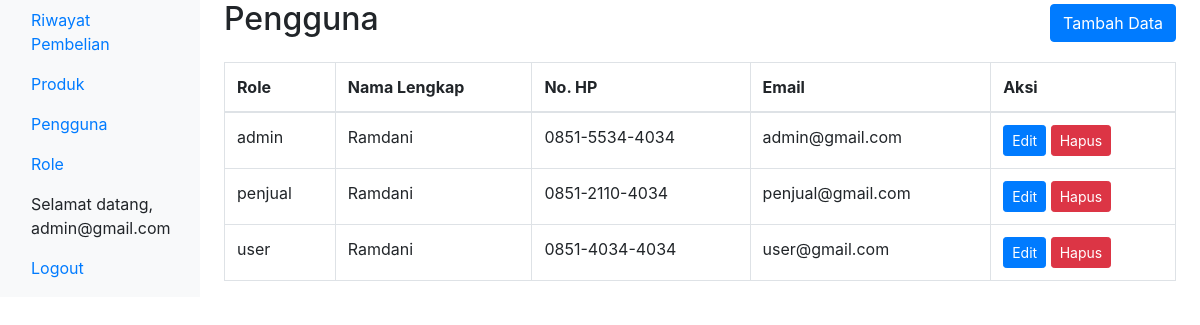
The page /admin/user.php (signed in) on the database its author committed.
### tables this page shows
CREATE TABLE `user` (
  `user_id` int(11) NOT NULL,
  `role_id` int(11) DEFAULT NULL,
  `nama_lengkap` varchar(100) DEFAULT NULL,
  `no_hp` varchar(20) DEFAULT NULL,
  `email` varchar(100) DEFAULT NULL,
  `password` varchar(10) DEFAULT NULL
);

CREATE TABLE `role` (
  `role_id` int(11) NOT NULL,
  `name` varchar(20) DEFAULT NULL
);

### admin/user.php (the view, shortened to what this page needs)
<?php
include '../connect.php';
$query = "SELECT * FROM user JOIN role ON user.role_id = role.role_id";
$datas = $conn->query($query);
?>
<!DOCTYPE html>
<html lang="en">
<head>
    <link rel="stylesheet" href="https://maxcdn.bootstrapcdn.com/bootstrap/4.0.0/css/bootstrap.min.css">
</head>
<body>
    <div class="container-fluid">
        <div class="row">
            <nav class="col-md-2 d-none d-md-block bg-light sidebar">
                <div class="sidebar-sticky">
                    <ul class="nav flex-column">
                        <li class="nav-item">
                            <a class="nav-link active" href="index.php">Riwayat Pembelian</a>
                        </li>
                        <li class="nav-item">
                            <a class="nav-link" href="produk.php">Produk</a>
                        </li>
                        <?php
                        if ($_SESSION['role_id'] == 1) {
                            echo "<li class='nav-item'>";
                            echo "<a class='nav-link' href='user.php'>Pengguna</a>";
                            echo "</li>";
                            echo "<li class='nav-item'>";
                            echo "<a class='nav-link' href='role.php'>Role</a>";
                            echo "</li>";
                        } else {
                            echo "";
                        }
                        ?>
                        <?php
                        if (isset($_SESSION['email'])) {
                            echo "<li class='nav-item'>";
                            echo "<span class='nav-link'>Selamat datang, " . $_SESSION['email'] . "</span>";
                            echo "</li>";
                            echo "<li class='nav-item'>";
                            echo "<a class='nav-link' href='../logout.php'>Logout</a>";
                            echo "</li>";
                        }
                        ?>
                    </ul>
                </div>
            </nav>
            <main role="main" class="col-md-9 ml-sm-auto col-lg-10 px-4">
                <div class="d-flex justify-content-between align-items-center">
                    <h2>Pengguna</h2>
                    <button type="button" class="btn btn-primary" data-toggle="modal" data-target="#tambahDataModal">
                        Tambah Data
                    </button>
                </div>
                <div class="table-responsive mt-3">
                    <table class="table table-bordered">
                        <thead>
                            <tr>
                                <th>Role</th>
                                <th>Nama Lengkap</th>
                                <th>No. HP</th>
                                <th>Email</th>
                                <th>Aksi</th>
                            </tr>
                        </thead>
                        <tbody>
                            <?php
                            include '../connect.php';
                            $query = "SELECT * FROM user LEFT JOIN role ON user.role_id = role.role_id";
                            $datas = $conn->query($query);
                            foreach ($datas as $data) :
                            ?>
                                <tr>
                                    <td>
                                        <?= $data['name'] ?>
                                    </td>
                                    <td>
                                        <?= $data['nama_lengkap'] ?>
                                    </td>
                                    <td>
                                        <?= preg_replace('/^(\d{4})(\d{4})(\d+)$/', '$1-$2-$3', $data['no_hp']) ?>
                                    </td>
                                    <td>
                                        <?= $data['email'] ?>
                                    </td>
                                    <td>
                                        <button type="button" class="btn btn-primary btn-sm" data-toggle="modal" data-target="#editDataModal<?= $data['user_id'] ?>">Edit</button>
                                        <button type="button" class="btn btn-danger btn-sm" data-toggle="modal" data-target="#hapusDataModal<?= $data['user_id'] ?>">Hapus</button>
                                    </td>
                                </tr>
                            <?php endforeach ?>
                        </tbody>
                    </table>
                </div>
            </main>
        </div>
    </div>
</body>
</html>

### rows shown on the page
user: role.name "admin", nama_lengkap "Ramdani", no_hp "0851-5534-4034", email "admin@gmail.com"
user: role.name "penjual", nama_lengkap "Ramdani", no_hp "0851-2110-4034", email "penjual@gmail.com"
user: role.name "user", nama_lengkap "Ramdani", no_hp "0851-4034-4034", email "user@gmail.com"

### other values the page prints
$_SESSION['email'] "admin@gmail.com"
